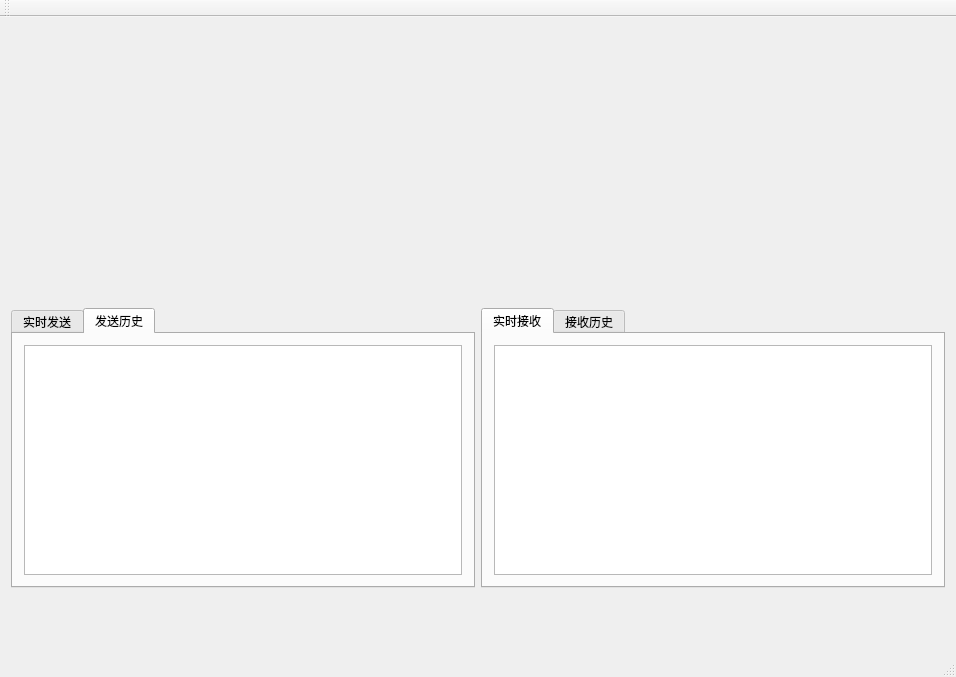
<?xml version="1.0" encoding="UTF-8"?>
<ui version="4.0">
 <class>MainWindow</class>
 <widget class="QMainWindow" name="MainWindow">
  <property name="geometry">
   <rect>
    <x>0</x>
    <y>0</y>
    <width>956</width>
    <height>677</height>
   </rect>
  </property>
  <property name="windowTitle">
   <string>MainWindow</string>
  </property>
  <widget class="QWidget" name="centralWidget">
   <layout class="QVBoxLayout" name="verticalLayout_4">
    <item>
     <layout class="QVBoxLayout" name="verticalLayout_3" stretch="25">
      <item>
       <layout class="QHBoxLayout" name="horizontalLayout_4">
        <item>
         <layout class="QVBoxLayout" name="verticalLayout" stretch="5,5,1,5">
          <item>
           <layout class="QHBoxLayout" name="horizontalLayout_2" stretch="1,0">
            <item>
             <layout class="QHBoxLayout" name="sendVideo_layout"/>
            </item>
            <item>
             <layout class="QHBoxLayout" name="sendPicture_layout"/>
            </item>
           </layout>
          </item>
          <item>
           <layout class="QHBoxLayout" name="sendTask_layout">
            <item>
             <widget class="QTabWidget" name="tabWidget">
              <property name="tabletTracking">
               <bool>false</bool>
              </property>
              <property name="currentIndex">
               <number>1</number>
              </property>
              <widget class="QWidget" name="tabWidgetPage_sendNow">
               <attribute name="title">
                <string>实时发送</string>
               </attribute>
               <layout class="QVBoxLayout" name="verticalLayout_5">
                <item>
                 <widget class="QTableView" name="tableView_sendNow"/>
                </item>
               </layout>
              </widget>
              <widget class="QWidget" name="tabWidget_sendHistory">
               <attribute name="title">
                <string>发送历史</string>
               </attribute>
               <layout class="QVBoxLayout" name="verticalLayout_6">
                <item>
                 <widget class="QTableView" name="tableView_sendHistory"/>
                </item>
               </layout>
              </widget>
             </widget>
            </item>
           </layout>
          </item>
          <item>
           <layout class="QHBoxLayout" name="sendbutton_layout"/>
          </item>
          <item>
           <layout class="QVBoxLayout" name="sendGraph_layout"/>
          </item>
         </layout>
        </item>
        <item>
         <layout class="QVBoxLayout" name="verticalLayout_2" stretch="5,5,1,5">
          <item>
           <layout class="QHBoxLayout" name="horizontalLayout" stretch="1,0">
            <item>
             <layout class="QHBoxLayout" name="recvVideo_layout"/>
            </item>
            <item>
             <layout class="QHBoxLayout" name="recvPicture_layout"/>
            </item>
           </layout>
          </item>
          <item>
           <layout class="QHBoxLayout" name="recvTask_layout">
            <item>
             <widget class="QTabWidget" name="tabWidget_2">
              <property name="currentIndex">
               <number>0</number>
              </property>
              <widget class="QWidget" name="tabWidgetPage_recvNow">
               <attribute name="title">
                <string>实时接收</string>
               </attribute>
               <layout class="QVBoxLayout" name="verticalLayout_7">
                <item>
                 <widget class="QTableView" name="tableView_recvNow"/>
                </item>
               </layout>
              </widget>
              <widget class="QWidget" name="tabWidgetPage_recvHistory">
               <attribute name="title">
                <string>接收历史</string>
               </attribute>
               <layout class="QVBoxLayout" name="verticalLayout_8">
                <item>
                 <widget class="QTableView" name="tableView_recvHistory"/>
                </item>
               </layout>
              </widget>
             </widget>
            </item>
           </layout>
          </item>
          <item>
           <layout class="QHBoxLayout" name="recvbutton_layout"/>
          </item>
          <item>
           <layout class="QVBoxLayout" name="recvGraph_layout"/>
          </item>
         </layout>
        </item>
       </layout>
      </item>
     </layout>
    </item>
   </layout>
  </widget>
  <widget class="QMenuBar" name="menuBar">
   <property name="geometry">
    <rect>
     <x>0</x>
     <y>0</y>
     <width>956</width>
     <height>28</height>
    </rect>
   </property>
  </widget>
  <widget class="QToolBar" name="mainToolBar">
   <attribute name="toolBarArea">
    <enum>TopToolBarArea</enum>
   </attribute>
   <attribute name="toolBarBreak">
    <bool>false</bool>
   </attribute>
  </widget>
  <widget class="QStatusBar" name="statusBar"/>
 </widget>
 <layoutdefault spacing="6" margin="11"/>
 <resources/>
 <connections/>
</ui>
